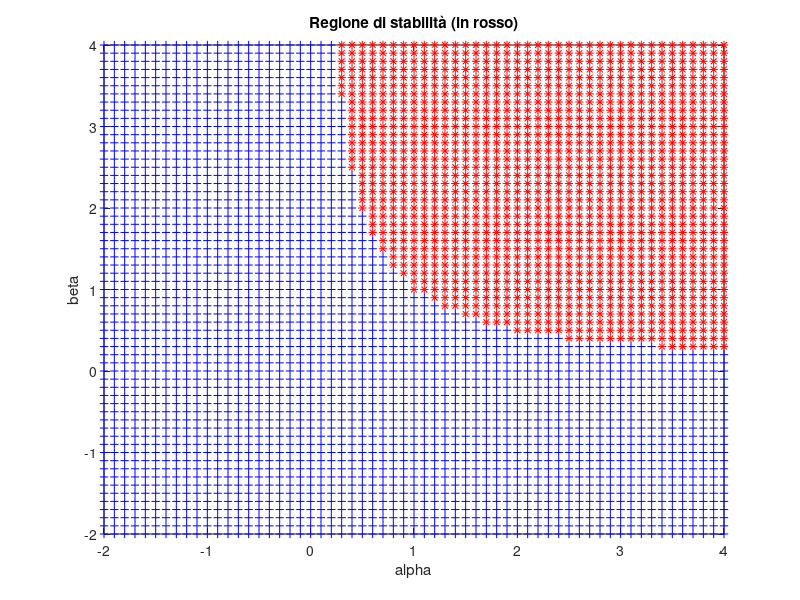

This figure's MATLAB source:
function Esercizio3_5()
  close all
  clear all
  clc
  % L'obiettivo è rappresentare la regione di stabilità asintotica per un
  % sistema con parametri incerti.
  alpha = -2:0.1:4;
  beta = -2:0.1:4;
  statiStabili = zeros(length(alpha),length(beta));

  for i = 1:length(alpha)
    for j = 1:length(beta)
      rt = routh([1, alpha(i), beta(j), 1], 0.001);
      statiStabili(i,j) = all(rt(:,1)>0) || all(rt(:,1)<0);
    endfor
  endfor

  [B, A] = meshgrid(beta, alpha);

  figure(1)
  plot(A(statiStabili==1),B(statiStabili==1), 'r*',...
        A(statiStabili==0),B(statiStabili==0), 'b+');
  xlabel('alpha')
  ylabel('beta')
  title('Regione di stabilità (in rosso)')

endfunction

function rt = routh(poli,epsilon)
  % Compongo la tabella di Routh
  if (nargin < 2)
    fprintf('\nEpsilon not provided. Assuming 0.0001.');
    epsilon = 0.0001;
  endif

  nCoeff = size(poli,2);
  rt = zeros(nCoeff, ceil(nCoeff/2)); % Inizializzo la tabella

  % Si popolano le prime due righe
  for i = 1 : nCoeff
    r = 2 - mod(i,2); %Prima o seconda riga
    c = ceil(i/2); %Procedo con le colonne
    rt(r, c) = poli(i);
  endfor

  righeDaFare = nCoeff - 2;
  indiceMaxColonna = zeros(righeDaFare,1);
  for i = 1 : righeDaFare
    indiceMaxColonna(righeDaFare-i+1) = ceil(i/2);
  endfor

  for i = 3 : nCoeff
    % Prima di calcolare il nuovo valore, verifico se ci sono casi particolari.
    % I casi particolari sono descritti in:
    % https://it.wikipedia.org/wiki/Criterio_di_Routh-Hurwitz
    if (all(rt(i-1,:)==0)) % Caso di riga nulla precedente
      fprintf('\nCaso speciale riga nulla\n');
      ordPoliAux = nCoeff - i + 2; % Ordine del polinomio ausiliario
      nCoeffAux = ceil(ordPoliAux/2) - mod(ordPoliAux,2) + 1; % Num. coeff. polinomio ausiliario
      poliAux = rt(i-2,1:nCoeffAux); % Prendo il polinomio ausiliario da usare
      potenzeAux = ordPoliAux:-2:0; % Il polinomio ha potenze pari
      rt(i-1,1:nCoeffAux) = poliAux .* potenzeAux; % Assegno la derivata
    elseif (rt(i-1,1)==0) % Caso di primo termine nullo
      fprintf('\nCaso speciale primo termine nullo\n');
      if (all(rt(1:i-1,1)>=0))
        rt(i-1,1) = epsilon;
      else
        rt(i-1,1) = -epsilon;
      endif
    endif

    for j = 1 : indiceMaxColonna(i-2)
      h1 = rt(i-2,1);
      k1 = rt(i-1,1);
      hi1 = rt(i-2,j+1);
      ki1 = rt(i-1,j+1);
      rt(i,j) = hi1 - (h1*ki1)/k1; % Applico la formula di p.69
    endfor
  endfor
endfunction
